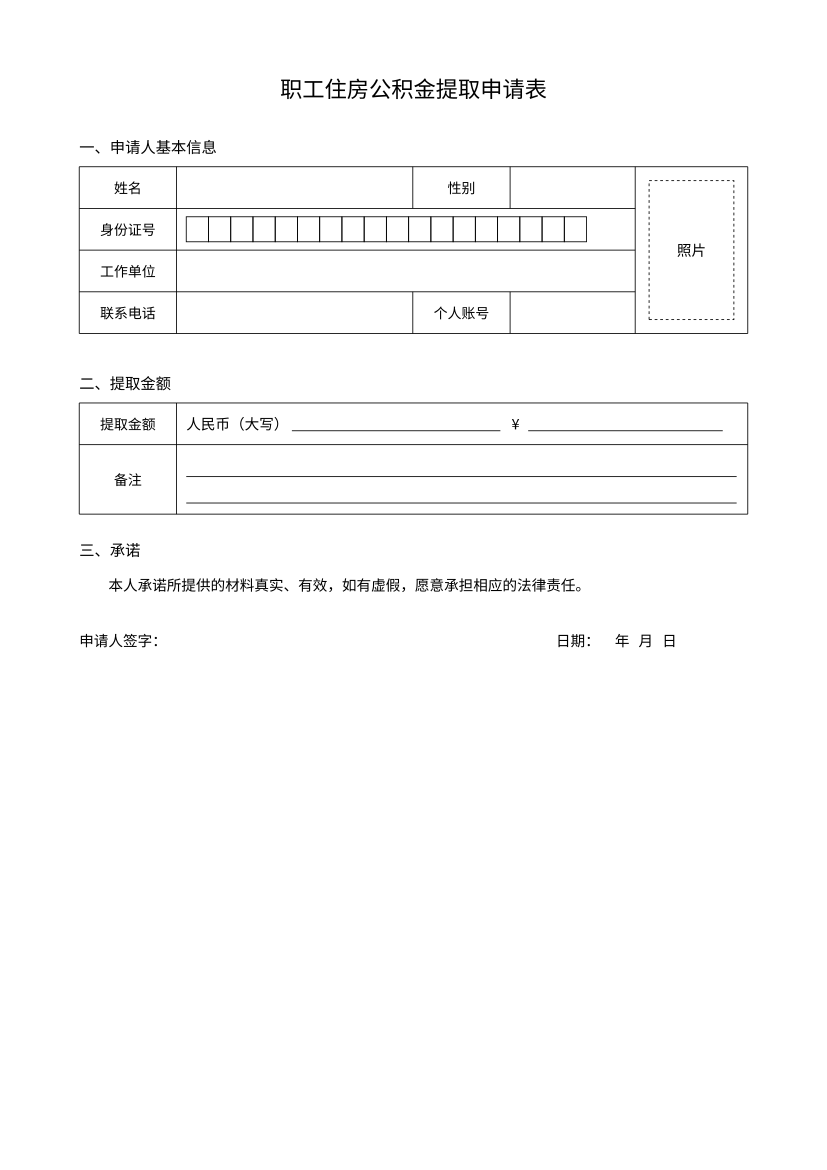

Write Python code to recreate this figure.
"""生成测试夹具 form-boxes.pdf：申请表。
一、带框的大表格里，"身份证号"那一格里画着一排 18 个字符方格，右侧合并的一格里画着照片框（里面写"照片"）；
方格和照片框的线不碰大表格的格线，各自成一张小表格。以前它们作为单独的表格排在大表格后面：
大表格里留着空格子，"照片"两个字出现两次，后面的内容被挤到第二页。
二、表格格子里的横线："人民币（大写）______ ¥______"是与文字同一基线的填写线，"备注"一格里是两条不挨着文字的书写线。
以前可编辑排版把它们当成正文的横线，排在整张表格的后面。"""
import sys
from reportlab.pdfgen import canvas
from reportlab.pdfbase import pdfmetrics
from reportlab.pdfbase.cidfonts import UnicodeCIDFont

out = sys.argv[1] if len(sys.argv) > 1 else "form-boxes.pdf"
pdfmetrics.registerFont(UnicodeCIDFont("STSong-Light"))
F = "STSong-Light"
W, H = 595, 842
c = canvas.Canvas(out, pagesize=(W, H))


def y(v):
    return H - v


c.setFont(F, 16)
c.drawCentredString(W / 2, y(70), "职工住房公积金提取申请表")
c.setFont(F, 11)
c.drawString(57, y(110), "一、申请人基本信息")
# 大表格：4 行，列 57 | 127 | 297 | 367 | 457 | 538（最右一列合并 4 行放照片框）
xs = [57, 127, 297, 367, 457, 538]
ys = [120, 150, 180, 210, 240]
c.setLineWidth(0.6)
for k, yy in enumerate(ys):
    c.line(xs[0], y(yy), xs[4] if 0 < k < 4 else xs[5], y(yy))
for x in (xs[0], xs[1], xs[4], xs[5]):
    c.line(x, y(ys[0]), x, y(ys[-1]))
# 第 2、3 行（身份证号、工作单位）合并了中间三列：这两条竖线只画在第 1、4 行
for x in (xs[2], xs[3]):
    c.line(x, y(ys[0]), x, y(ys[1]))
    c.line(x, y(ys[3]), x, y(ys[4]))
c.setFont(F, 10)
labels = [("姓名", "性别"), ("身份证号", None), ("工作单位", None), ("联系电话", "个人账号")]
for r, (a, b) in enumerate(labels):
    c.drawCentredString((xs[0] + xs[1]) / 2, y(ys[r] + 19), a)
    if b:
        c.drawCentredString((xs[2] + xs[3]) / 2, y(ys[r] + 19), b)
# 身份证号一格里的 18 个字符方格：相邻的方格共用一条边，连成一排；整排不碰外面的格线
bx, bw = 134, 16
for k in range(18):
    c.rect(bx + k * bw, y(ys[1] + 24), bw, 18, stroke=1, fill=0)
# 照片框
c.setDash(2, 2)
c.rect(xs[4] + 10, y(ys[-1] - 10), xs[5] - xs[4] - 20, ys[-1] - ys[0] - 20, stroke=1, fill=0)
c.setDash()
c.setFont(F, 10.5)
c.drawCentredString((xs[4] + xs[5]) / 2, y((ys[0] + ys[-1]) / 2 + 4), "照片")
c.setFont(F, 11)
c.drawString(57, y(280), "二、提取金额")
# 第二张表：2 行 2 列
xs2, ys2 = [57, 127, 538], [290, 320, 370]
for yy in ys2:
    c.line(xs2[0], y(yy), xs2[-1], y(yy))
for x in xs2:
    c.line(x, y(ys2[0]), x, y(ys2[-1]))
c.setFont(F, 10)
c.drawCentredString((xs2[0] + xs2[1]) / 2, y(309), "提取金额")
c.drawCentredString((xs2[0] + xs2[1]) / 2, y(349), "备注")
c.setFont(F, 10.5)
c.drawString(134, y(309), "人民币（大写）")
c.drawString(368, y(309), "¥")
# 填写线：与文字同一基线（略低 1pt），从文字后面一直画到格子里
c.line(210, y(310), 360, y(310))
c.line(380, y(310), 520, y(310))
# 备注格里两条书写线（同一高度没有文字）
c.line(134, y(343), 530, y(343))
c.line(134, y(362), 530, y(362))
c.setFont(F, 11)
c.drawString(57, y(400), "三、承诺")
c.setFont(F, 10.5)
c.drawString(78, y(425), "本人承诺所提供的材料真实、有效，如有虚假，愿意承担相应的法律责任。")
c.drawString(57, y(465), "申请人签字：")
c.drawString(400, y(465), "日期：     年   月   日")
c.showPage()
c.save()
